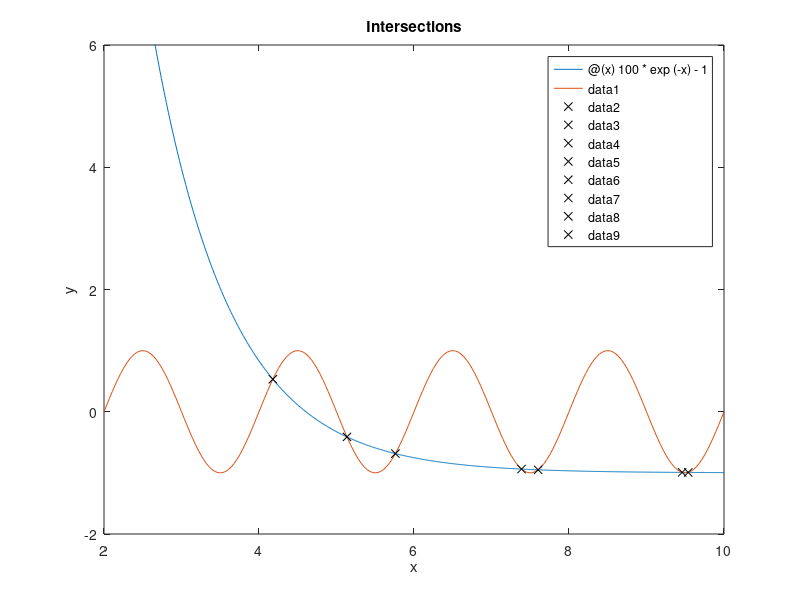

Here is the MATLAB script that generated this plot:
%Fernando de la Fuente
%2/13/2018
%find all intersections of two functions over the interval 2<=x<=10

clear
clc
clf

f1 = @(x) 100*exp(-x) - 1 ;
f2 = @(x) sin(pi*x) ;
f3 = @(x) f1(x) - f2(x) ;

fplot(f1,[2,10])
hold on 
fplot(f2,[2,10])
ylim([-2,6])
xlabel('x')
ylabel('y')
title('Intersections')

k=2 ;
n=1;
int=0;

while k <= 10
    test(n) = fzero(f3,k) ;

    k=k+.1 ;
    n=n+1 ;
end

int = uniquetol(test) ;

for k=1:length(int)
    plot(int(k), sin(pi*int(k)),'kx') ;
    fprintf('Intersection at x = %0.4f \n',int(k))
end
